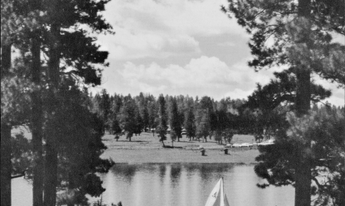
%> input picture LAKE.TIF (cropped and resized to the size of MATLAB's example picture), 345 x 206 px, given in place of autumn.tif, which was not available
$ octave q6.m   (GNU Octave 9; MATLAB toolbox functions it lacks are replaced by stand-ins)
%> lines starting %> are read from the running program, lines starting %| are printed output that depends on the picture; long printed decimals are rounded; pictures that were not available may be replaced by others from this repository, and a replacement may not be noted
### RMSE.m
function [ error ] = RMSE( im1, im2 )
% RMSE calculates root mean square error between two images
temp = ((double(im1)-double(im2)).^2)/(length(im1)*length(im1));
error = 0;
[x,y] = size(im1);

for i = 1:x
    for j = 1:y
        error = error + temp(i,j);
    end
end

error = sqrt(double(error));

end

### q6.m
% q6
% An experiment to test the hypothesis that using DCT gives better com-
% pression than using DFT

% COMMENTS
% This experiment proves our hypothesis that using DCT gives better com-
% pression than using DFT (when using subdivision of 8 × 8 images). Use a set of
% 11 different images for your experiment. And we find out that for
% majority of them RMSE error in DCT was less than in FFT.

pics = {'autumn.tif',
    'board.tif',
     'cameraman.tif',
     'peppers.png',
     'coins.png',
     'fabric.png',
     'liftingbody.png',
     'pears.png',
     'saturn.png',
     'tape.png',
     'office_4.jpg'
};

len = 512;

for idx = 1: size(pics)
    im = imread(pics{idx});
%> im is the input picture: size 206x345x3 uint8; min 12, max 238, mean 117.4
    var = size(size(im));
%> var = [1 3]
    if(var(2) == 3)
        im = rgb2gray(im);
%> im: size 206x345 uint8
    end

    im = imresize(im, [len len]);
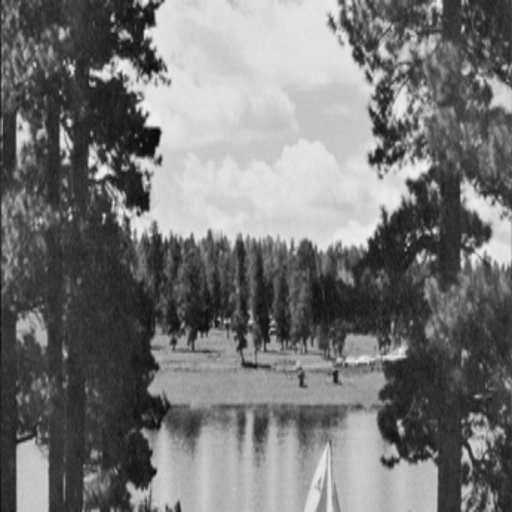
%> im: size 512x512 uint8; min 8, max 244, mean 117.4

    figure;
    subplot(1,3,1); imshow(im); title('Original');

    % Apply DCT

    for j = 1 : 8 : len
       for i = 1 : 8 : len
           temp_im = im(i:i+7, j:j+7);
           dct_im = dct2(temp_im);

           for i1=1:8
            for j1=1:8
                if((i1+j1)>3)
                    dct_im(i1,j1)=0;
                end
            end
           end

           quant_im = idct2(dct_im);

           temp(i:i+7, j:j+7) = quant_im;
       end

    end
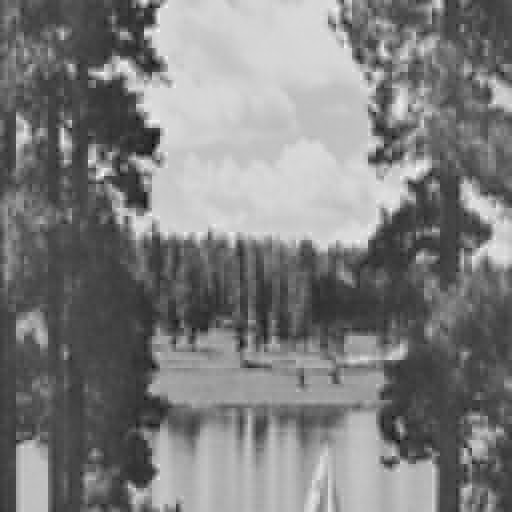
%> temp: size 512x512 double; min -34.63, max 272.3, mean 117.4; drawn with min black and max white
%> after the loop, dct_im = [311.9 -18.9 0 0 0 0 0 0; -10.86 0 0 0 0 0 0 0; 0 0 0 0 0 0 0 0; 0 0 0 0 0 0 0 0; 0 0 0 0 0 0 0 0; 0 0 0 0 0 0 0 0; 0 0 0 0 0 0 0 0; 0 0 0 0 0 0 0 0]

    subplot(1,3,2); imshow(uint8(temp)); title('DCT');
    fprintf('RMSE of DCT of image: %i = %f\n', idx, RMSE(im, temp));
%> in RMSE, `temp = ((double(im1)-double(im2)).^2)/(length(im1)*length(im1));`:
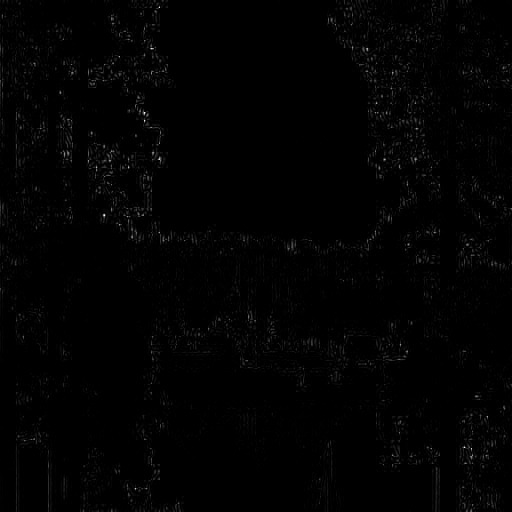
%> temp: size 512x512 double; min 8.58e-15, max 0.0536, mean 0.000538; drawn with min black and max white
%> after the loop in RMSE, `for i = 1:x`: error = 141.1
%> in RMSE, `error = sqrt(double(error));`: error = 11.88
%| RMSE of DCT of image: 1 = 11.879
    a = temp;

     % Apply DFT
     for j = 1 : 8 : len
        for i = 1 : 8 : len
            temp_im = im(i:i+7, j:j+7);

            dct_im = fft2(temp_im);

            for i2=1:8
             for j2=1:8
                 if((i2+j2)>3)
                     dct_im(i2,j2)=0;
                 end
             end
            end

            quant_im = ifft2(dct_im);

            temp(i:i+7, j:j+7) = quant_im;

        end
     end

     subplot(1,3,3); imshow(uint8(real(temp))); title('DFT');
%> after `imshow(uint8(real(temp)))`:
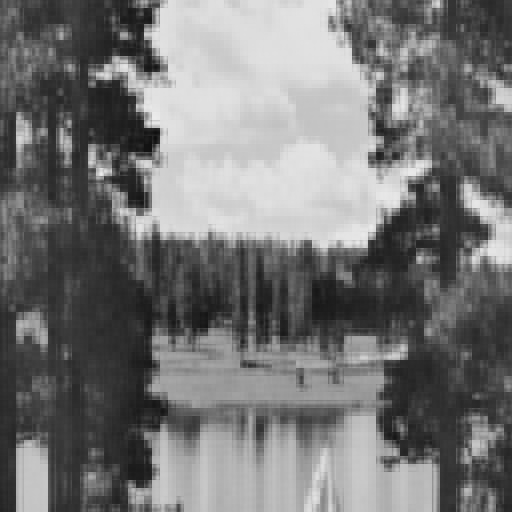
%> displayed picture: size 512x512, on the screen's scale of 0 to 255; min 13, max 236, mean 117.4
     fprintf('RMSE of DFT of image: %i = %f\n\n', idx, RMSE(im, temp));
%| RMSE of DFT of image: 1 = 12.057
end
%> pass 2 of the loop `for idx = 1: size(pics)`:
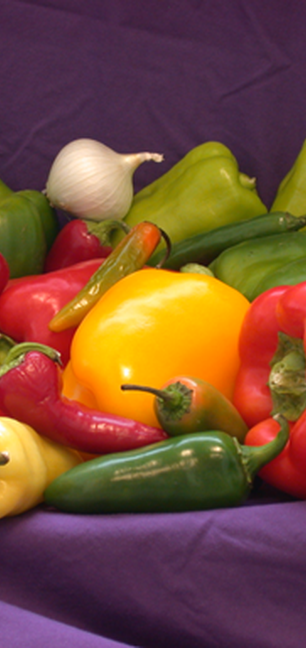
%> input picture peppers.png (cropped and resized to the size of MATLAB's example picture), 306 x 648 px, given in place of board.tif, which was not available
%> im is the input picture: size 648x306x3 uint8; mean R, G, B 120.3, 77, 56.3
%> after the loop `for j = 1 : 8 : len`: dct_im = [530.6 1.76 0 0 0 0 0 0; -0.96 0 0 0 0 0 0 0; 0 0 0 0 0 0 0 0; 0 0 0 0 0 0 0 0; 0 0 0 0 0 0 0 0; 0 0 0 0 0 0 0 0; 0 0 0 0 0 0 0 0; 0 0 0 0 0 0 0 0]
%> in RMSE (call 3), `temp = ((double(im1)-double(im2)).^2)/(length(im1)*length(im1));`:
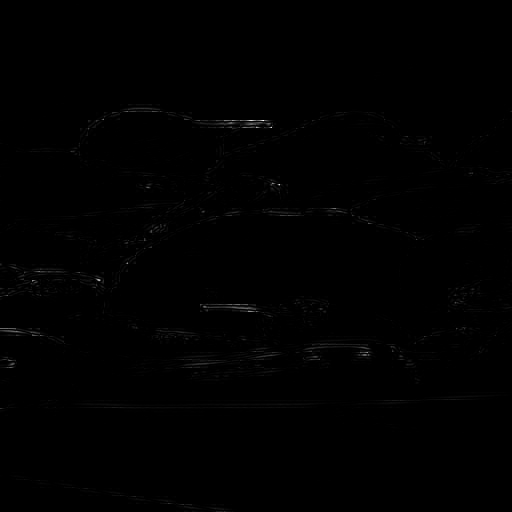
%> temp: size 512x512 double; min 1.93e-34, max 0.0444, mean 0.000157; drawn with min black and max white
%> after the loop in RMSE (call 3), `for i = 1:x`: error = 41.13
%> in RMSE (call 3), `error = sqrt(double(error));`: error = 6.41
%| RMSE of DCT of image: 2 = 6.413
%> `imshow(uint8(real(temp)))`:
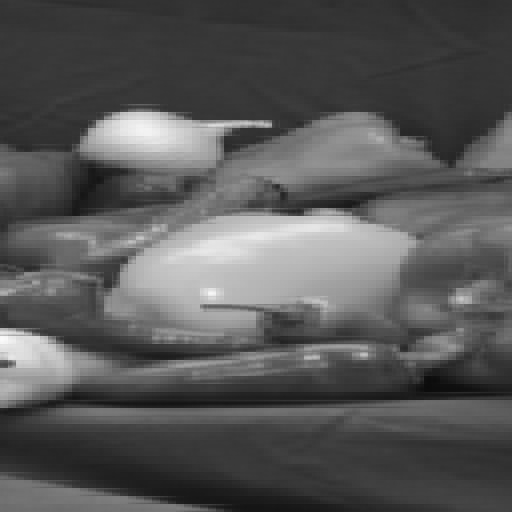
%> displayed picture: size 512x512, on the screen's scale of 0 to 255; min 11, max 251, mean 87.6
%| RMSE of DFT of image: 2 = 6.459
%> (the run ends here)
